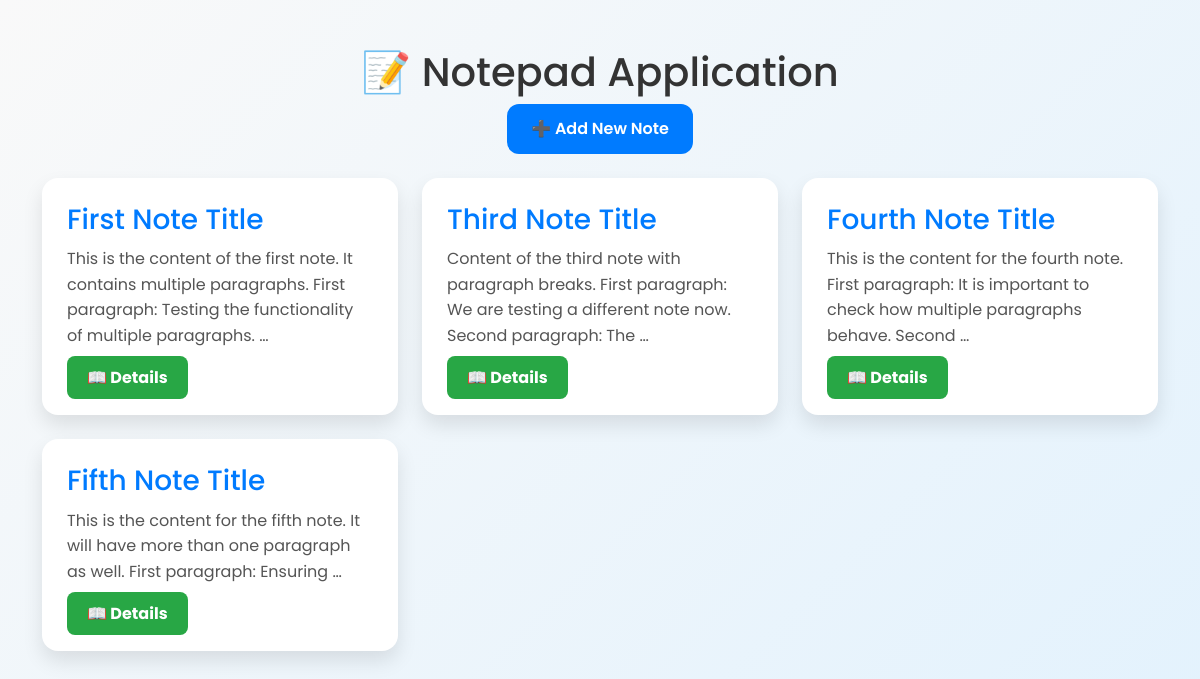
The page /notepad/ on the database as committed earlier.
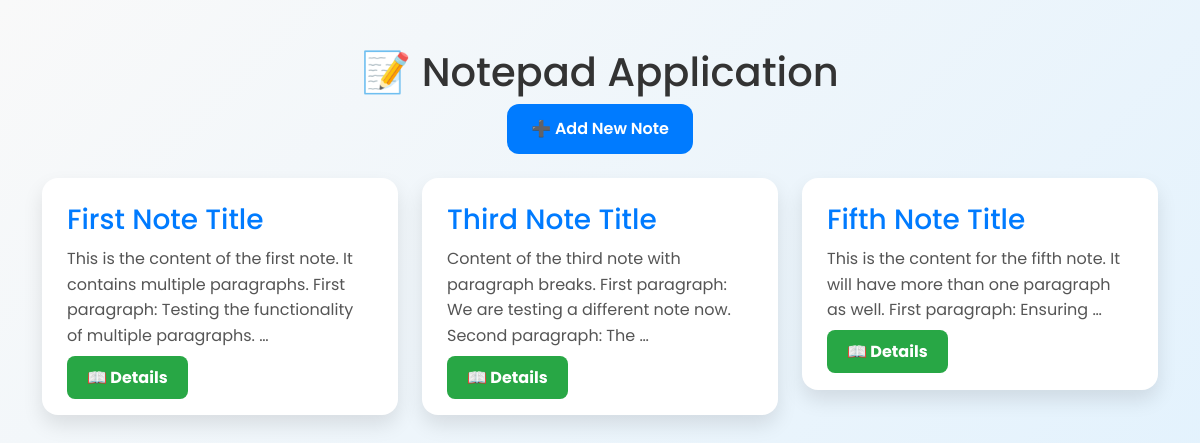
The same page on the database as committed later.
### notepad/models.py (models this page shows, shortened)
class Note(models.Model):
    title = models.CharField(max_length=200)
    slug = AutoSlugField(populate_from='title',unique=True, blank=False)
    content = models.TextField()
    created_at = models.DateTimeField(auto_now_add=True)
    updated_at = models.DateTimeField(auto_now=True)

### notepad/views.py (the view)
# urls.py: path("", include("notepad.urls")),
def notepad(request):
    notes = Note.objects.all()
    return render(request, 'notepad.html', {'notes': notes})

### notepad/templates/notepad.html (shortened to what this page needs)
<!DOCTYPE html>
<html lang="en">
<head>
    <link href="https://cdn.jsdelivr.net/npm/bootstrap@5.0.2/dist/css/bootstrap.min.css" rel="stylesheet">
    <link rel="stylesheet" href="https://cdnjs.cloudflare.com/ajax/libs/trix/1.3.1/trix.css">
</head>
<body>
    <div class="container py-5">
    <h1 class="text-center">📝 Notepad Application</h1>
    <div class="d-flex justify-content-center mb-4">
        <a href="{% url 'add_note' %}" class="add-button">➕ Add New Note</a>
    </div>
    <div class="row">
        {% for note in notes %}
            {% if note.slug %}
                <div class="col-12 col-md-6 col-lg-4 mb-4">
                    <div class="note-card">
                        <h3>{{ note.title }}</h3>
                        <p>{{ note.content|safe|truncatewords:20 }}</p>
                        <a href="{% url 'note_details' note.slug %}" class="details-button w-100">📖 Details</a>
                    </div>
                </div>
            {% endif %}
        {% endfor %}
    </div>
</div>
</body>
</html>

Rows that differ between the two databases and show on the page:
removed Note: title "Fourth Note Title", content "This is the content for the fourth note. First paragraph: It is important to check how multiple paragraphs behave. Second …"
